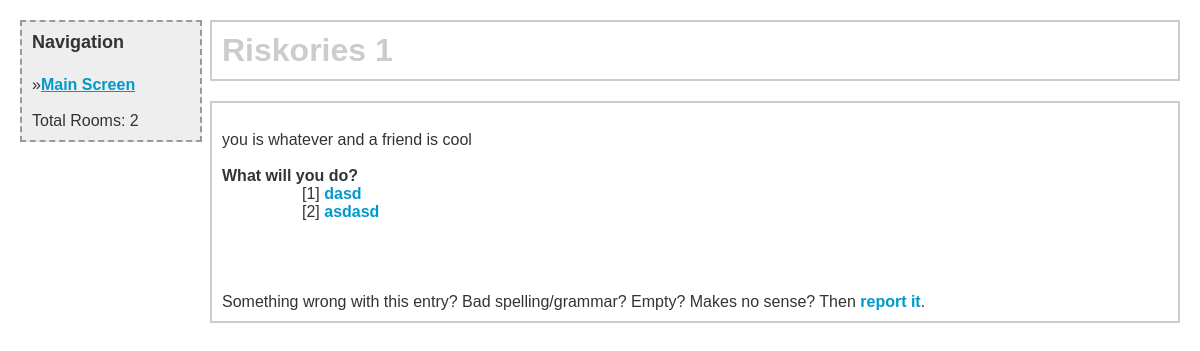
The app's page /cyo/room.php?room=4&from=1&opt=1 with its own data.
### tables this page shows
CREATE TABLE `choose_settings` (
  `id` int(11) NOT NULL,
  `title` varchar(128) DEFAULT NULL,
  `root_url` varchar(128) DEFAULT NULL,
  `copyright_text` varchar(64) DEFAULT NULL,
  `copyright_year` int(11) DEFAULT NULL,
  `copyright_url` varchar(128) DEFAULT NULL,
  `main_page_text` text,
  `warn_box_blurb` text,
  `new_room_blurb` text,
  `kill_depth` int(11) DEFAULT NULL,
  `privacy_policy` text,
  `enable_adsense` binary(1) DEFAULT NULL,
  `adsense_blurb` text,
  `enable_recaptcha` binary(1) DEFAULT NULL,
  `recaptcha_public_key` varchar(64) DEFAULT NULL,
  `recaptcha_private_key` varchar(64) DEFAULT NULL,
  `enable_analytics` binary(1) DEFAULT NULL,
  `analytics_blurb` text
);

CREATE TABLE `choose_rooms` (
  `id` int(11) NOT NULL,
  `email` varchar(255) NOT NULL DEFAULT '',
  `blurb` text NOT NULL,
  `text_1` varchar(255) NOT NULL DEFAULT '',
  `room_1` int(11) NOT NULL DEFAULT '0',
  `text_2` varchar(255) NOT NULL DEFAULT '',
  `room_2` int(11) NOT NULL DEFAULT '0',
  `end_here` tinyint(4) NOT NULL DEFAULT '0',
  `ip` varchar(255) NOT NULL DEFAULT ''
);

### cyo/db.php (called while the page is built, shortened)
<?php
function db_single($ret){
  $row = mysql_fetch_array($ret);
  return $row;
}
?>

### cyo/keySwap.php (called while the page is built, shortened)
<?php
    if(isset($_SESSION['name']))
    {
        $name = $_SESSION['name'];
        $soName = $_SESSION['soName'];
        $age = $_SESSION['age'];
    }
    else
    {
        $name = 'you';
        $soName = 'a friend';
        $age = 'whatever';
    }
    $story2 = str_replace('@name', $name, $room['blurb']);
    $story1 = str_replace('@so', $soName, $story2);
    $story = str_replace('@age', $age, $story1);
?>

### cyo/room.php (the view, shortened to what this page needs)
<?php
	include('db.php');
	include('header.txt');
?>
<h1><?php echo $db ? $settings['title'] : "An epic adventure!"; ?></h1>
</div>
<div class="content">
<br>
<?php
	function get_room_depth($room_id){
		if ($room_id == 1){return 1;}
		$parent_room_id = db_single(mysql_query("SELECT id FROM choose_rooms WHERE room_1=".$room_id." OR room_2=".$room_id));
		if ($parent_room_id['id']){
			return 1 + get_room_depth($parent_room_id['id']);
		}
		return 1;
	}
	if(isset($_GET['room']))
	{
		$room_id = max(intval($_GET['room']), 1);
	}
	else
	{
		$room_id = 1;
	}
	$room = db_single(mysql_query("SELECT * FROM choose_rooms WHERE id=$room_id"));
    include('keySwap.php');
	$depth = get_room_depth($room_id);
	if ($room['end_here']){
		print nl2br(htmlentities(trim($room['blurb'])));
		echo "<br><br><b>It's all over.</b>";
        header( "Refresh:5; url=../guest/guestReg.php", true, 303);
	}else{
		print defaulty(nl2br(htmlentities(trim($story))))."<br />\n";
		echo "<br />\n";
		echo "<b>What will you do?</b><br />\n";
		echo "<div class=\"choices\">\n";
		print "[1] <a href=\"room.php?room=".$room['room_1']."&from=".$room_id."&opt=1\">".defaulty(htmlentities($room['text_1']))."</a><br />\n";
		print "[2] <a href=\"room.php?room=".$room['room_2']."&from=".$room_id."&opt=2\">".defaulty(htmlentities($room['text_2']))."</a><br />\n";
		echo "</div>\n";
	}
	print "<br><br><br><br>";
	echo "Something wrong with this entry? Bad spelling/grammar? Empty? Makes no sense? Then <a href=\"report.php?id=".$room['id']."\">report it</a>.<br />";
	function defaulty($x){
		return strlen($x) ? $x : '<i>Blank</i>';
	}
?>

### cyo/choose.css (style rules this page uses)
body { color:#333; background-color:white; margin:20px; padding:0px; font: 16px verdana, arial, helvetica, sans-serif; min-width:550px; }
h1 { margin:0px 0px 0px 0px; padding:0px; font-size:32px; font-weight:900; color:#ccc; }
h2 { font:bold 18px verdana, arial, helvetica, sans-serif; margin:0px 0px 5px 0px; padding:0px; }
p { margin:0px 0px 16px 0px; padding:0px; }
a { color:#09c; font-family:verdana, arial, helvetica, sans-serif; font-weight:600; text-decoration:none; }
a:link { color:#09c; }
.content { width:a uto; margin: 0px 0px 20px 190px; border: 2px solid #ccc; padding: 10px; }
#leftcol { position:absolute; width:190px; top:20px; left:20px; border: 2px dashed #999; background-color:#eee; padding:10px; }
body>#leftcol { width:158px; }
#leftcol a { text-decoration: underline; }
.choices { margin-left: 5em; }

### records on screen
choose_settings: title "Riskories 1"
choose_rooms: blurb "you is whatever and a friend is cool dasd asdasd"
